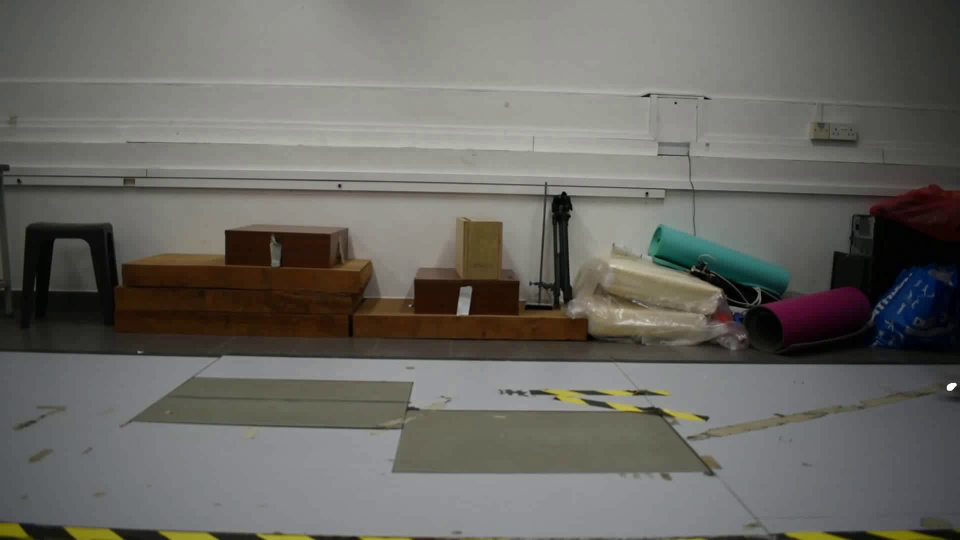
#> input picture frame 0 of 77marked.avi, 1920 x 1080 px, given in place of test.mp4, which was not available (shown at 1/2 size)
$ jupyter execute 'Video marker detector.ipynb'   (text cells are left out)
#> lines starting #> are read from the running program, lines starting #| are printed output that depends on the picture; after the words box and inside, x2 and y2 are one past the last pixel; in counts of white or black regions, pixels touching at a corner belong together; pictures that were not available may be replaced by others from this repository, and a replacement may not be noted
[cell 1]
#function:draw scale
def DrawScale(frame,freq):
    if(freq>0):
        #Draw Scale Y
        ScaleRunner = 0
        while(ScaleRunner+freq <int(np.size(frame, 0))):
            cv2.line(frame,(0,ScaleRunner),(10,ScaleRunner),(0,255,255),2)
            cv2.putText(frame,str(ScaleRunner) ,(15,ScaleRunner+10),cv2.FONT_HERSHEY_SIMPLEX, 0.5, (0,255,255), 2)
            ScaleRunner+=freq
        #Draw Scale X
        ScaleRunner = 0
        while(ScaleRunner+freq <int(np.size(frame, 1))):
            cv2.line(frame,(ScaleRunner,0),(ScaleRunner,10),(255,255,255),2)
            cv2.putText(frame,str(ScaleRunner) ,(ScaleRunner,25),cv2.FONT_HERSHEY_SIMPLEX, 0.5, (255,255,255), 2)
            ScaleRunner+=freq
    else:
        cv2.putText(frame,"ScaleError" ,(int(np.size(frame, 0)/2),int(np.size(frame, 0)/2)),cv2.FONT_HERSHEY_SIMPLEX, 4, (0,0,255), 3)

[cell 2]
#function:
def DrawContoursCoor(frame,contours,b,g,r):
    i = 0
    for c in contours:
        # calculate moments for each contour
        M = cv2.moments(c)
        # calculate x,y coordinate of center
        if M["m00"] != 0:
            cX = int(M["m10"] / M["m00"])
            cY = int(M["m01"] / M["m00"])
        else:
            cX = 0
            cY = 0

        i+=1
        #print('\nX',i,' ',cX)
        #print('Y',i,' ',cY)
        centroid = "X"+str(i)+":"+str(cX)+", Y"+str(i)+":"+str(cY)
        cv2.putText(frame,centroid , (cX - 25, cY - 25),cv2.FONT_HERSHEY_SIMPLEX, 1, (b,g,r), 2)

[cell 3]
#return list of contour coordinate
def ContoursCoor(contours):
    i = 0
    coor = []
    for c in contours:
        # calculate moments for each contour
        M = cv2.moments(c)
        # calculate x,y coordinate of center
        if M["m00"] != 0:
            cX = int(M["m10"] / M["m00"])
            cY = int(M["m01"] / M["m00"])
        else:
            cX = 0
            cY = 0
        #add list of new coordinate to the previous one
        coor.append([cX,cY])

        i+=1

    #print(coor)
    return coor

[cell 4]
# import the necessary packages
from scipy.spatial import distance as dist
from collections import OrderedDict
import numpy as np

class CentroidTracker():
    def __init__(self, maxDisappeared=50):
        # initialize the next unique object ID along with two ordered
        # dictionaries used to keep track of mapping a given object
        # ID to its centroid and number of consecutive frames it has
        # been marked as "disappeared", respectively
        self.nextObjectID = 0
        self.objects = OrderedDict()
        self.disappeared = OrderedDict()

        # store the number of maximum consecutive frames a given
        # object is allowed to be marked as "disappeared" until we
        # need to deregister the object from tracking
        self.maxDisappeared = maxDisappeared

    def register(self, centroid):
        # when registering an object we use the next available object
        # ID to store the centroid
        self.objects[self.nextObjectID] = centroid
        self.disappeared[self.nextObjectID] = 0
        self.nextObjectID += 1

    # [5 lines left out: function deregister, not called in this run]

    def update(self, coor):
        # check to see if the list of input coordinate
        # is empty
        if len(coor) == 0:
            # loop over any existing tracked objects and mark them
            # as disappeared
            for objectID in self.disappeared.keys():
                self.disappeared[objectID] += 1

                # if we have reached a maximum number of consecutive
                # frames where a given object has been marked as
                # missing, deregister it
                if self.disappeared[objectID] > self.maxDisappeared:
                    self.deregister(objectID)

            # return early as there are no centroids or tracking info
            # to update
            return self.objects

        # initialize an array of input centroids for the current frame
        inputCentroids = np.zeros((len(coor), 2), dtype="int")

        # loop over the bounding box rectangles
        i=0
        while(i<int(len(coor))):
            # use the bounding box coordinates to derive the centroid
            cX = int(coor[i][0])
            cY = int(coor[i][1])
            inputCentroids[i] = (cX, cY)
            i+=1

        # if we are currently not tracking any objects take the input
        # centroids and register each of them
        if len(self.objects) == 0:
            for i in range(0, len(inputCentroids)):
                self.register(inputCentroids[i])

        # otherwise, are are currently tracking objects so we need to
        # try to match the input centroids to existing object
        # centroids
        else:
            # grab the set of object IDs and corresponding centroids
            objectIDs = list(self.objects.keys())
            objectCentroids = list(self.objects.values())

            # compute the distance between each pair of object
            # centroids and input centroids, respectively -- our
            # goal will be to match an input centroid to an existing
            # object centroid
            D = dist.cdist(np.array(objectCentroids), inputCentroids)

            # in order to perform this matching we must (1) find the
            # smallest value in each row and then (2) sort the row
            # indexes based on their minimum values so that the row
            # with the smallest value as at the *front* of the index
            # list
            rows = D.min(axis=1).argsort()

            # next, we perform a similar process on the columns by
            # finding the smallest value in each column and then
            # sorting using the previously computed row index list
            cols = D.argmin(axis=1)[rows]

            # in order to determine if we need to update, register,
            # or deregister an object we need to keep track of which
            # of the rows and column indexes we have already examined
            usedRows = set()
            usedCols = set()

            # loop over the combination of the (row, column) index
            # tuples
            for (row, col) in zip(rows, cols):
                # if we have already examined either the row or
                # column value before, ignore it
                # val
                if row in usedRows or col in usedCols:
                    continue

                # otherwise, grab the object ID for the current row,
                # set its new centroid, and reset the disappeared
                # counter
                objectID = objectIDs[row]
                self.objects[objectID] = inputCentroids[col]
                self.disappeared[objectID] = 0

                # indicate that we have examined each of the row and
                # column indexes, respectively
                usedRows.add(row)
                usedCols.add(col)

            # compute both the row and column index we have NOT yet
            # examined
            unusedRows = set(range(0, D.shape[0])).difference(usedRows)
            unusedCols = set(range(0, D.shape[1])).difference(usedCols)

            # in the event that the number of object centroids is
            # equal or greater than the number of input centroids
            # we need to check and see if some of these objects have
            # potentially disappeared
            if D.shape[0] >= D.shape[1]:
                # loop over the unused row indexes
                for row in unusedRows:
                    # grab the object ID for the corresponding row
                    # index and increment the disappeared counter
                    objectID = objectIDs[row]
                    self.disappeared[objectID] += 1

                    # check to see if the number of consecutive
                    # frames the object has been marked "disappeared"
                    # for warrants deregistering the object
                    if self.disappeared[objectID] > self.maxDisappeared:
                        self.deregister(objectID)

            # otherwise, if the number of input centroids is greater
            # than the number of existing object centroids we need to
            # register each new input centroid as a trackable object
            else:
                for col in unusedCols:
                    self.register(inputCentroids[col])

        # return the set of trackable objects
        return self.objects

[cell 5]
#detect marker from video
import cv2
import numpy as np
from matplotlib import pyplot as plt

ct = CentroidTracker()
#cv2.namedWindow('image',cv2.WINDOW_NORMAL)
#cv2.resizeWindow('image', 1280,720)
#cap = cv2.VideoCapture("C:\\Users\sunny.DESKTOP-QGFGEEK\Desktop\GitClone\\1_camera_gait_analysis\walking_videos\\77marked.avi")
cap = cv2.VideoCapture("C:\\Users\sunny.DESKTOP-QGFGEEK\Desktop\SGPtraining\\test.mp4")
while(cap.isOpened()):
    ret, frame, = cap.read()
#> frame is the input picture: shape (1080, 1920, 3); mean B, G, R 99.2, 104.3, 105.9
    if ret:
        imgray = cv2.cvtColor(frame,cv2.COLOR_BGR2GRAY)
        imblur1 = cv2.medianBlur(imgray,5)
        imblur2 = cv2.GaussianBlur(imblur1,(5,5),0)

        ret,thresh = cv2.threshold(imblur2,250,255,cv2.THRESH_BINARY)
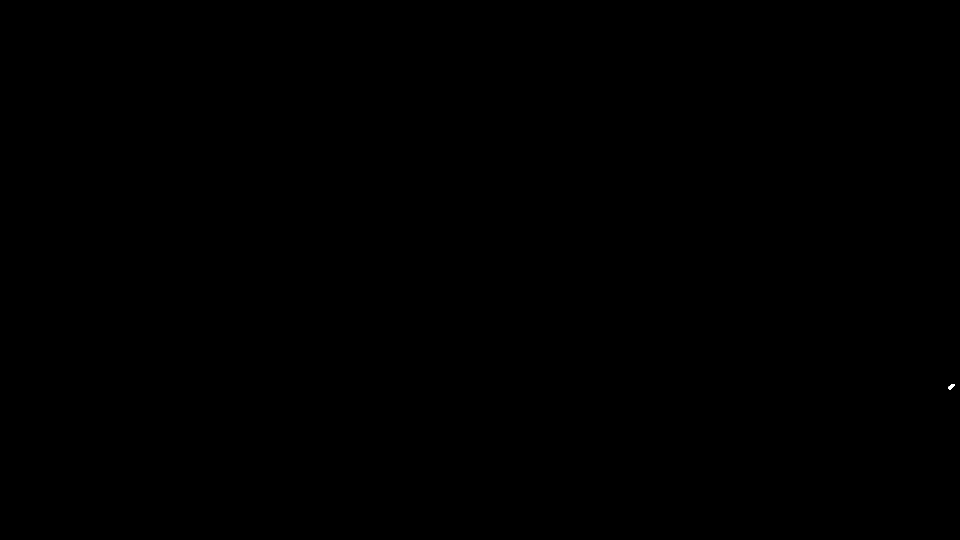
#> thresh: shape (1080, 1920) (shown at 1/2 size); 0% white; 1 white region

        contours, hierarchy = cv2.findContours(thresh,cv2.RETR_TREE,cv2.CHAIN_APPROX_SIMPLE)
#> contours = 1 contour; box (x1, y1, x2, y2) and area: (1897, 768, 1910, 779) 64

        #print("Number of objects found = ", len(contours))


        cv2.drawContours(frame, contours, -1, (0,0,255), 10)


        DrawScale(frame,50)
#> the loop in DrawScale, `while(ScaleRunner+freq <int(np.size(frame, 0))):` made 21 passes
#> ScaleRunner on passes 1 to 4: 50, 100, 150, 200
#> after the loop in DrawScale, `while(ScaleRunner+freq <int(np.size(frame, 0))):`: ScaleRunner = 1050
#> the loop in DrawScale, `while(ScaleRunner+freq <int(np.size(frame, 1))):` made 38 passes
#> after the loop in DrawScale, `while(ScaleRunner+freq <int(np.size(frame, 1))):`:
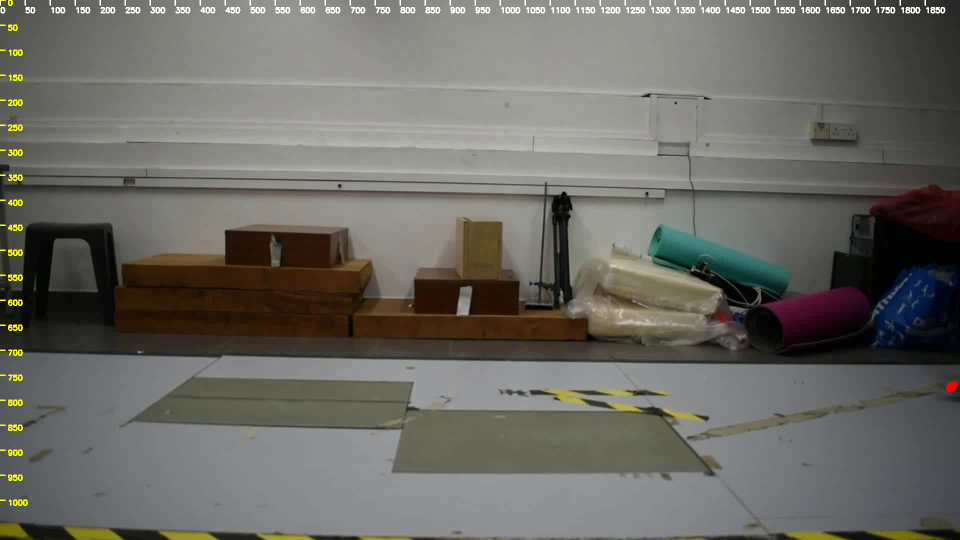
#> frame: shape (1080, 1920, 3) (shown at 1/2 size); mean B, G, R 99.8, 105.5, 107.2
#> after the loop in DrawScale, `while(ScaleRunner+freq <int(np.size(frame, 1))):`: ScaleRunner = 1900
        DrawContoursCoor(frame,contours,255,255,255)
#> the loop in DrawContoursCoor, `for c in contours:` made 1 pass
#> (cX, cY, i) on pass 1: (1902, 772, 1)
#> after the loop in DrawContoursCoor, `for c in contours:`: i = 1

        #contours coordinate
        coor = ContoursCoor(contours)
#> the loop in ContoursCoor, `for c in contours:` made 1 pass
#> after the loop in ContoursCoor, `for c in contours:`: coor = [[1902, 772]]; i = 1
#> coor = [[1902, 772]]
        #contours tracking
        objects = ct.update(coor)
#> in update, `inputCentroids = np.zeros((len(coor), 2), dtype="int")`: inputCentroids = [[0, 0]]
#> the loop in update, `while(i<int(len(coor))):` made 1 pass
#> after the loop in update, `while(i<int(len(coor))):`: i = 1; inputCentroids = [[1902, 772]]
#> the loop in update, `for i in range(0, len(inputCentroids)):` made 1 pass
#> objects = {0: [1902, 772]}
        #display tracking
        for (objectID, centroid) in objects.items():
            # draw both the ID of the object and the centroid of the
            # object on the output frame
            text = "ID {}".format(objectID)
            cv2.putText(frame, text, (centroid[0] - 10, centroid[1] - 10),cv2.FONT_HERSHEY_SIMPLEX, 1, (0, 255, 0),5)
            cv2.circle(frame, (centroid[0], centroid[1]), 4, (0, 255, 0), -1)
#> this loop made 1 pass
#> (objectID, centroid, text) on pass 1: (0, [1902, 772], 'ID 0')

        #cv2.imshow("image", frame)
        cv2.imshow("frame", frame)

        key = cv2.waitKey(30)
#> (key Esc is pressed here)
        if key == 27:
            break
    else:
        break
cap.release()
cv2.destroyAllWindows()

[cell 6]
#detect marker in image sequences
import cv2
import numpy as np
from matplotlib import pyplot as plt
cv2.namedWindow('image',cv2.WINDOW_NORMAL)
cv2.resizeWindow('image', 1280,720)
cap = cv2.VideoCapture("C:\\Users\sunny.DESKTOP-QGFGEEK\Desktop\GitClone\\1_camera_gait_analysis\walking_77_image_sequence\\img (%d).jpg")

while(cap.isOpened()):
    ret, frame, = cap.read()
    if ret:
        imgray = cv2.cvtColor(frame,cv2.COLOR_BGR2GRAY)
        imblur1 = cv2.medianBlur(imgray,5)
        imblur2 = cv2.GaussianBlur(imblur1,(5,5),0)

        ret,thresh = cv2.threshold(imblur2,240,255,cv2.THRESH_BINARY)

        contours, hierarchy = cv2.findContours(thresh,cv2.RETR_TREE,cv2.CHAIN_APPROX_SIMPLE)
#> contours = 1 contour; box (x1, y1, x2, y2) and area: (1895, 767, 1911, 780) 110

        #print("Number of objects found = ", len(contours))
        DrawContoursCoor(frame,contours,255,255,255)
#> the loop in DrawContoursCoor (call 2), `for c in contours:` made 1 pass
        DrawScale(frame,50)
#> call 2 of DrawScale, with freq = 50
#> the loop in DrawScale (call 2), `while(ScaleRunner+freq <int(np.size(frame, 0))):` made 21 passes
#> after the loop in DrawScale (call 2), `while(ScaleRunner+freq <int(np.size(frame, 0))):`:
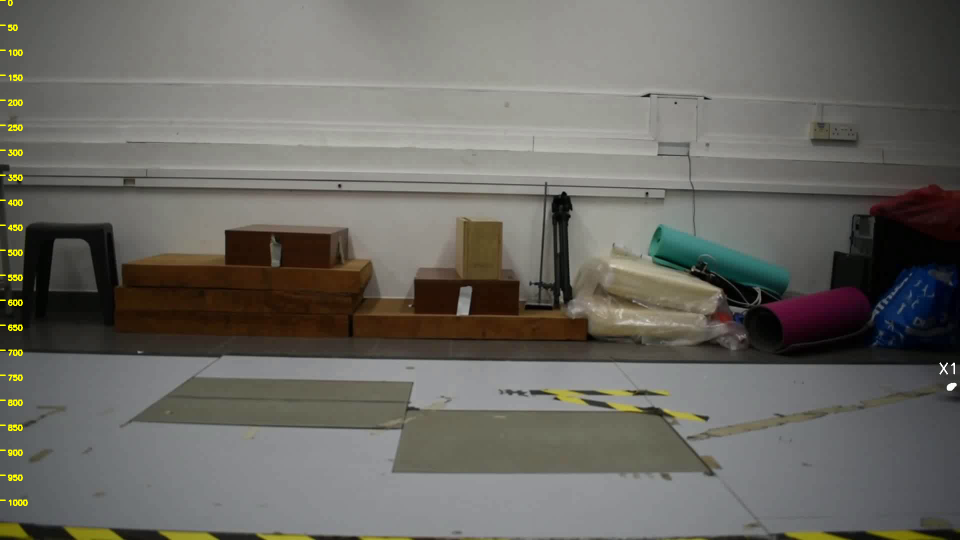
#> frame: shape (1080, 1920, 3) (shown at 1/2 size); mean B, G, R 99.1, 104.8, 106.5
#> after the loop in DrawScale (call 2), `while(ScaleRunner+freq <int(np.size(frame, 0))):`: ScaleRunner = 1050
#> the loop in DrawScale (call 2), `while(ScaleRunner+freq <int(np.size(frame, 1))):` made 38 passes
#> after the loop in DrawScale (call 2), `while(ScaleRunner+freq <int(np.size(frame, 1))):`:
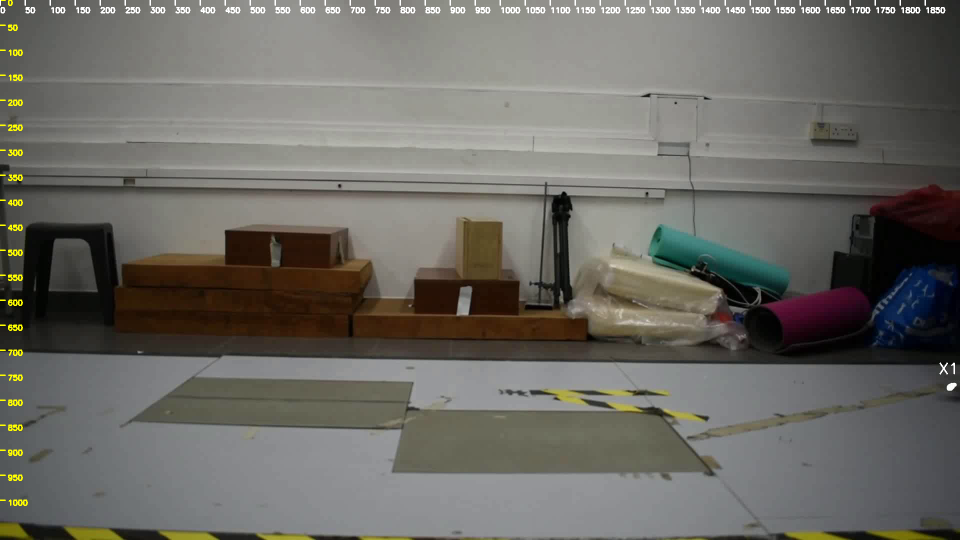
#> frame: shape (1080, 1920, 3) (shown at 1/2 size); 0.55% of pixels changed, all inside (x1, y1, x2, y2) = (0, 0, 1891, 27)
#> after the loop in DrawScale (call 2), `while(ScaleRunner+freq <int(np.size(frame, 1))):`: ScaleRunner = 1900
        a = ContoursCoor(contours)
#> the loop in ContoursCoor (call 2), `for c in contours:` made 1 pass
#> a = [[1902, 772]]
        #print(a)
        #print(len(a))

        cv2.drawContours(frame, contours, -1, (0,0,255), 10)
        cv2.imshow("image", frame)

        key = cv2.waitKey(30)
#> (key Esc is pressed here)
        if key == 27:
            break
    else:
        break
cap.release()
cv2.destroyAllWindows()

[cell 7]
#detect marker in webcam
import cv2
import numpy as np
from matplotlib import pyplot as plt

cap = cv2.VideoCapture(0)

while(cap.isOpened()):
    ret, frame, = cap.read()
    if ret:
        imgray = cv2.cvtColor(frame,cv2.COLOR_BGR2GRAY)
        imblur1 = cv2.medianBlur(imgray,5)
        imblur2 = cv2.GaussianBlur(imblur1,(5,5),0)

        ret,thresh = cv2.threshold(imblur2,250,255,cv2.THRESH_BINARY)

        contours, hierarchy = cv2.findContours(thresh,cv2.RETR_TREE,cv2.CHAIN_APPROX_SIMPLE)
#> contours = 1 contour; box (x1, y1, x2, y2) and area: (1897, 768, 1910, 779) 64

        #print("Number of objects found = ", len(contours))

        #DrawContoursCoor(frame,contours,255,255,255)
        DrawScale(frame,50)
#> call 3 of DrawScale, with freq = 50
#> the loop in DrawScale (call 3), `while(ScaleRunner+freq <int(np.size(frame, 0))):` made 21 passes
#> after the loop in DrawScale (call 3), `while(ScaleRunner+freq <int(np.size(frame, 0))):`:
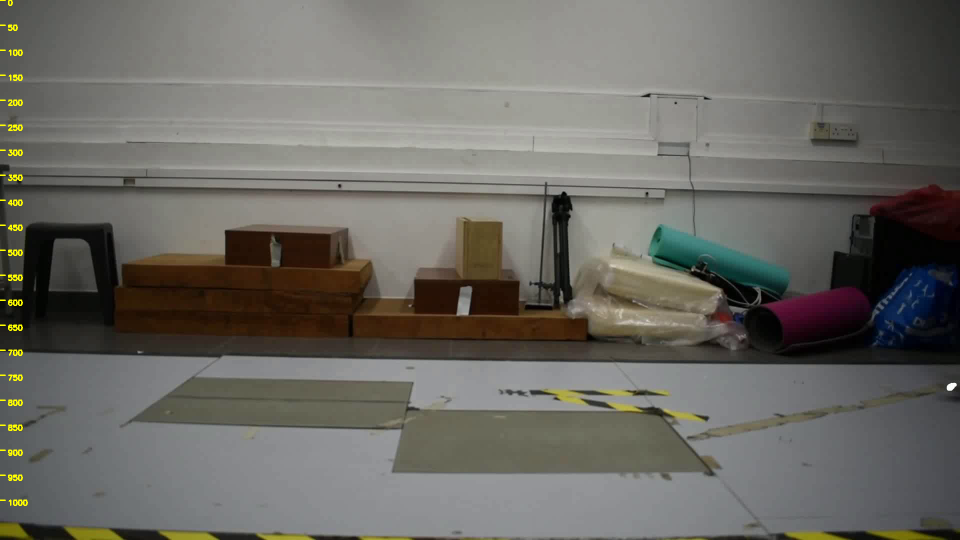
#> frame: shape (1080, 1920, 3) (shown at 1/2 size); 0.28% of pixels changed, all inside (x1, y1, x2, y2) = (0, 0, 56, 1012)
#> after the loop in DrawScale (call 3), `while(ScaleRunner+freq <int(np.size(frame, 0))):`: ScaleRunner = 1050
#> the loop in DrawScale (call 3), `while(ScaleRunner+freq <int(np.size(frame, 1))):` made 38 passes
#> after the loop in DrawScale (call 3), `while(ScaleRunner+freq <int(np.size(frame, 1))):`:
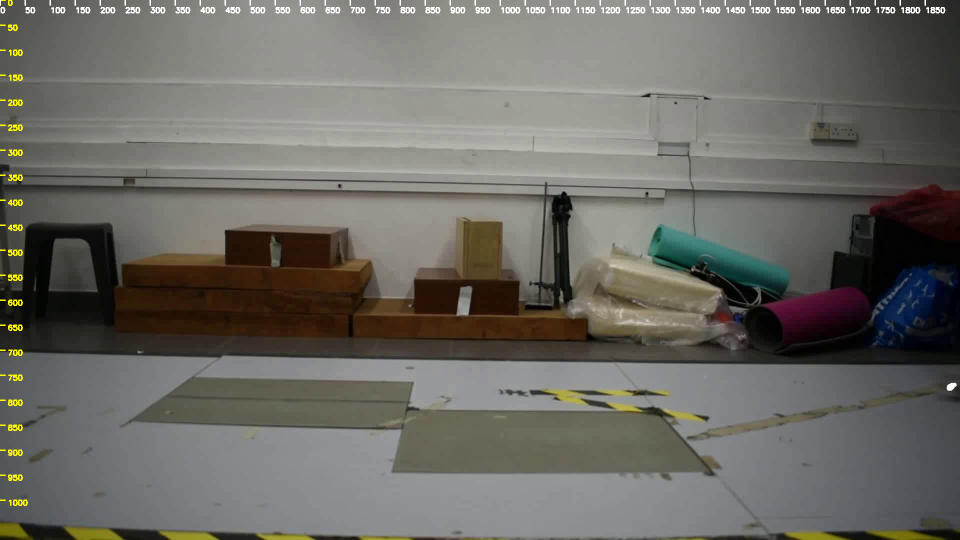
#> frame: shape (1080, 1920, 3) (shown at 1/2 size); 0.55% of pixels changed, all inside (x1, y1, x2, y2) = (0, 0, 1891, 27)
#> after the loop in DrawScale (call 3), `while(ScaleRunner+freq <int(np.size(frame, 1))):`: ScaleRunner = 1900

        cv2.drawContours(frame, contours, -1, (0,0,255), 10)
        #contours coordinate
        coor = ContoursCoor(contours)
        #contours tracking
        objects = ct.update(coor)
#> the loop in update (call 2), `while(i<int(len(coor))):` made 1 pass
#> the loop in update (call 2), `for (row, col) in zip(rows, cols):` made 1 pass
#> (row, col, objectID) on pass 1: (0, 0, 0)
        #display tracking
        for (objectID, centroid) in objects.items():
            # draw both the ID of the object and the centroid of the
            # object on the output frame
            text = "ID {}".format(objectID)
            cv2.putText(frame, text, (centroid[0] - 10, centroid[1] - 10),cv2.FONT_HERSHEY_SIMPLEX, 1, (0, 255, 0),2)
            cv2.circle(frame, (centroid[0], centroid[1]), 4, (0, 255, 0), -1)
        cv2.imshow("image", frame)

        key = cv2.waitKey(30)
#> (key Esc is pressed here)
        if key == 27:
            break
    else:
        break
cap.release()
cv2.destroyAllWindows()
